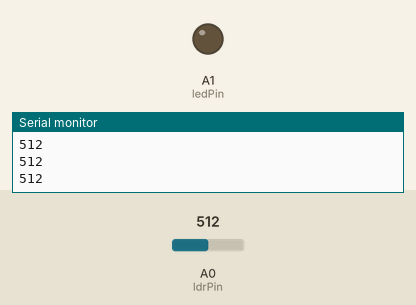
This sketch was run on a simulated Arduino Uno, built with avr-gcc and run on an emulated ATmega328P. On the bench: output pins drawn as LEDs (lit = HIGH), the last lines printed to the serial monitor. The test bench sets the inputs (shaded band); at power-on: A0 (ldrPin) = 512.

Above: at 1.3 s.
1.4 s: A0 (ldrPin) set to 581
2.9 s: A0 (ldrPin) set to 617
At 3.6 s:
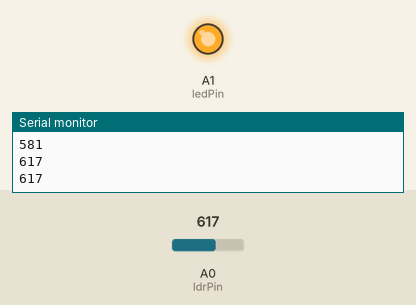
4.5 s: A0 (ldrPin) set to 590
At 4.8 s:
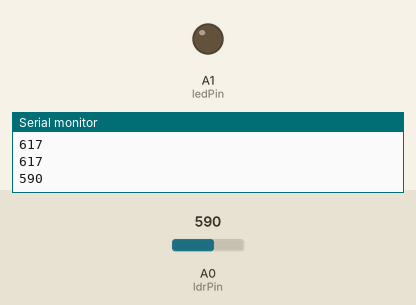
6.0 s: A0 (ldrPin) set to 610
At 7.2 s:
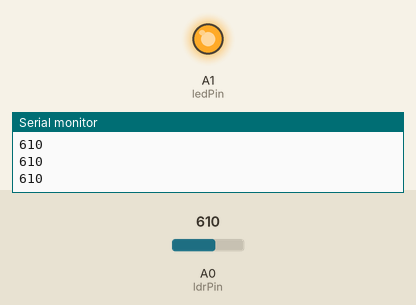
Timing chart, 0 to 8.5 s (numbered marks = the images above; inputs shaded):
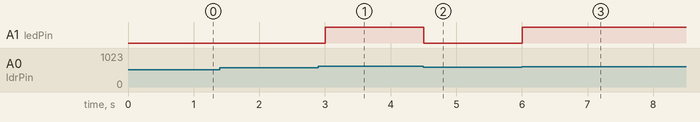

The sketch:

LDR_LED_Control.ino
```cpp
int ldrPin = A0;
int ledPin = A1;
int threshold = 600;

void setup() {
  pinMode(ledPin, OUTPUT);
  Serial.begin(9600);
}

void loop() {
  int lightValue = analogRead(ldrPin);
  Serial.println(lightValue);

  if (lightValue < threshold) {
    digitalWrite(ledPin, LOW);
  } else {
    digitalWrite(ledPin, HIGH);
  }

  delay(500);
}
```

Measured:
- the behaviour switches between 599 and 600 on A0 (ldrPin) (found by bisection; images 0 and 1)
- after the input at 2.9 s, A1 (ledPin): LOW → HIGH after 0.10 s
- after the input at 4.5 s, A1 (ledPin): HIGH → LOW at once
- after the input at 6.0 s, A1 (ledPin): LOW → HIGH at once
